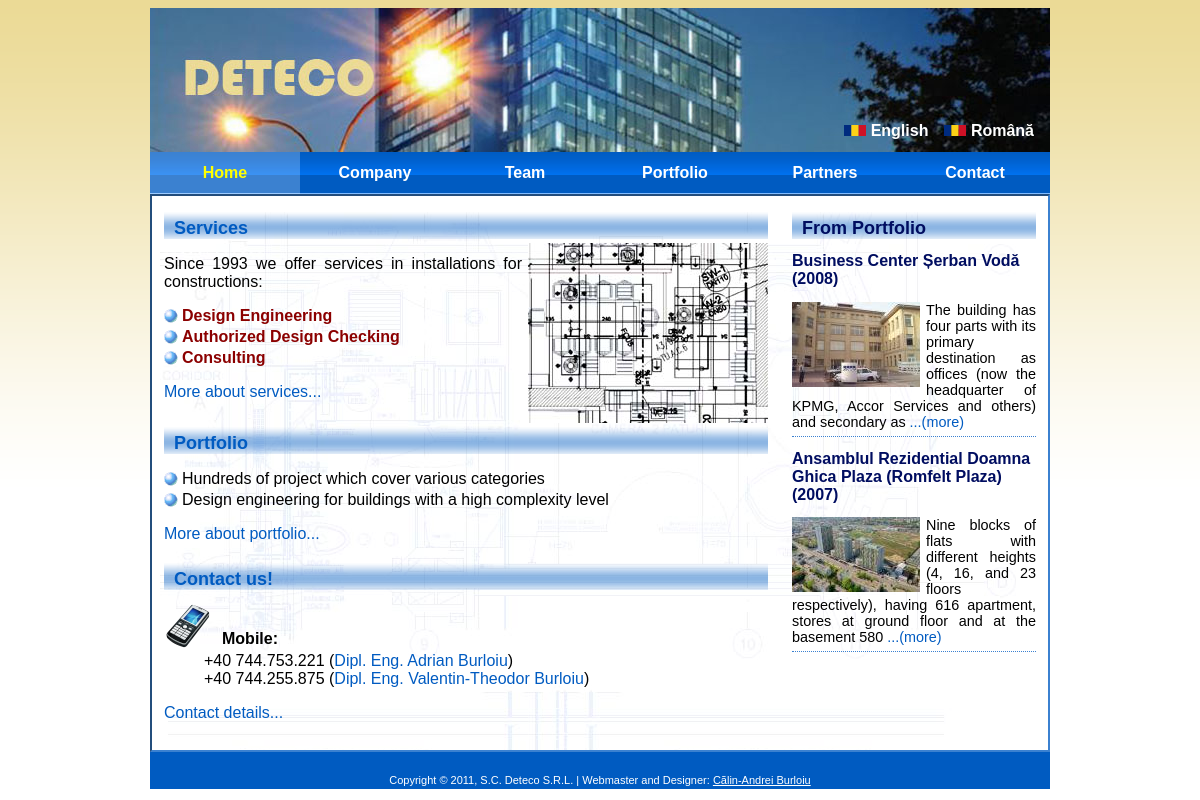
Page /en/home on the committed database.
### tables this page shows
CREATE TABLE `languages` (
  `code` varchar(8) NOT NULL,
  `name` varchar(32) NOT NULL,
  `image` varchar(64) default NULL,
  PRIMARY KEY  (`code`)
);

CREATE TABLE `portfolio` (
  `id` int(11) NOT NULL auto_increment,
  `name` varchar(128) NOT NULL,
  `category` enum('office','residential','hotel','industrial','commercial','restoration','hospital','other') NOT NULL,
  `tags` varchar(64) NOT NULL,
  `address` varchar(512) NOT NULL,
  `developer` varchar(128) NOT NULL,
  `chief_architect` varchar(128) NOT NULL,
  `whole_area` int(11) default NULL,
  `height` varchar(128) NOT NULL,
  `phase` varchar(128) NOT NULL,
  `year_begin` year(4) default NULL,
  `year_end` year(4) default NULL,
  `description` text NOT NULL,
  `images` varchar(512) NOT NULL,
  PRIMARY KEY  (`id`)
);

### index.php (called while the page is built, shortened)
<?php
require('ArticlePage.class.php');
$page = new ArticlePage("home");
$page->addScript('imageSlideshow.js');
$page->appendHeader();
$page->appendBody();
$page->appendFooter();
$page->display();
?>

### ArticlePage.class.php (called while the page is built, shortened)
<?php
require('Page.class.php');
class ArticlePage extends Page
{
	public function __construct($name)
	{
		$this->name = $name;
		$this->dbContent = new Content('article');
		$this->lang = $this->dbContent->getCrtLanguage();
	}
}
?>

### SingletonDB.class.php (called while the page is built, shortened)
<?php
class SingletonDB
{
	private static $connection;
	public static function connect()
	{
		if(!isset(self::$connection))
		{
			self::$connection = new mysqli(ADDRESS, USERNAME, PASSWORD, DATABASE);
		}
		return self::$connection;
	}
}
?>

### Content.class.php (called while the page is built, shortened)
<?php
require_once('util.inc.php');
class Content
{
	protected $db;
	protected $languages;
	protected $content;
	protected $lang;
	public function __construct($namespace)
	{
		try {
			$this->db = SingletonDB::connect();
			if( !($result = $this->db->query("SELECT * FROM `languages`")) )
				throw new DBException('query');
			while($row = $result->fetch_assoc())
			{
				$this->languages[$row['code']]['name'] = $row['name'];
				$this->languages[$row['code']]['img'] = $row['image'];
			}
			if(isset($_GET['lang']))
			{
				$lang = $this->processLangCode($_GET['lang']);
				$this->lang = $lang;
			}
			if( !($result = $this->db->query("SELECT * FROM `content` WHERE namespace = 'common' OR namespace = '"
					. $this->db->escape_string($namespace) . "'")) )
				throw new DBException('query');
			while($row = $result->fetch_assoc())
			{
				$this->content[$row['name']] = json_decode($row['value'], true);
			}
		}
		catch(DBException $e) {
			echo $e->errorMessage();
			die();
		}
	}
	public function processLangCode($lang)
	{
		$lang = strtolower($lang);
		if(isset($this->languages[$lang]))
			return $lang;
		else
			return DEFAULT_LANG;
	}
	public function getLanguages()
	{
		return $this->languages;
	}
	public function getCrtLanguage()
	{
		return $this->lang;
	}
	public function __get($name)
	{
		if(isset($this->content[$name]))
			return $this->content[$name][$this->lang];
		else
			return null;
	}
	public function matchLanguage()
	{
		$pattern = '/^(?P<primarytag>[a-zA-Z]{2,8})'.
    '(?:-(?P<subtag>[a-zA-Z]{2,8}))?(?:(?:;q=)'.
    '(?P<quantifier>\d\.\d))?$/';
		foreach (explode(',', $_SERVER['HTTP_ACCEPT_LANGUAGE']) as $lang)
		{
			$splits = array();
			if (preg_match($pattern, $lang, $splits))
			{
				$language = $splits['primarytag'];
				if(isset($this->languages[$language]))
					return $language;
			}
			else
				return 'en';
		}
		return 'en';
	}
	public function getPortfolioAds()
	{
		$portfolio = null;
		$query = "SELECT id, name, tags, year_begin, description, images FROM `portfolio` ORDER BY RAND() LIMIT "
			. P_ADS_COUNT;
		$result = $this->db->query($query);
		while($row = $result->fetch_assoc())
		{
			$portfolio[$row['id']]['name'] = $row['name'];
			$portfolio[$row['id']]['tags'] = $row['tags'];
			$portfolio[$row['id']]['year_begin'] = $row['year_begin'];
			$images = json_decode($row['images'], true);
			if(!$images)
				$portfolio[$row['id']]['image'] = null;
			else
				$portfolio[$row['id']]['image'] = getThumbFileName($images[0]);
			$descriptions = json_decode($row['description'], true);
			$portfolio[$row['id']]['description'] = $descriptions[$this->lang];
		}
		return $portfolio;
	}
}

### util.inc.php (called while the page is built, shortened)
<?php
function makeURLSegm($lang, $page, $params = array())
{
	$url = "/$lang/$page";
	if (count($params) > 0)
	{
		foreach ($params as $param)
			$url .= "/$param";
	}
	return $url;
}
function getProjectURL($id, $tags)
{
	return "project/$id/$tags";
}
function getThumbFileName($img)
{
	$ext = strrchr($img, '.');
	$basename = substr($img, 0, strpos($img, $ext));
	$thumb = "${basename}_thumb${ext}";
	return $thumb;
}

### PortfolioAdsModule.class.php (the view, shortened to what this page needs)
<?php
require_once('Content.class.php');
require_once('util.inc.php');
class PortfolioAdsModule implements Module
{
	protected $dbContent;
	public function __construct($dbContent)
	{
		$this->dbContent = $dbContent;
	}
	public function getAdsContent()
	{
		$content = '';
		$ads = $this->dbContent->getPortfolioAds();
		foreach($ads as $id => $value)
		{
			$href = makeURLSegm($this->dbContent->getCrtLanguage(), getProjectURL($id, $value['tags']));
			$more = false;
			$content .= '<div class="ad">';
			$content .= '<a href="'. $href. '"><h2>'. $value['name']. ' ('. $value['year_begin']
				. ')</h2></a>';
			if($value['image'])
				$content .= '<a href="'. $href. '"><img class="floating-pic" src="/images/portfolio/'
					. $value['image']. '" /></a>';
			$descr = $value['description'];
			if(strlen($descr) > MAX_DESCR_LEN)
			{
				$descr = substr($descr, 0, MAX_DESCR_LEN);
				$descr = substr($descr, 0, strrpos($descr, ' '));
				$more = true;
			}
			$content .= $descr;
			if($more)
				$content .= ' <a href="'. $href. '">...('. $this->dbContent->link_more. ')</a>';
			$content .= '<div style="clear: both"></div>';
			$content .= '</div>';
		}
		return $content;
	}
	public function getContent()
	{
		$content = "";
		$content .= '<h1>'. $this->dbContent->header_from_portfolio. '</h1>'
			. '<div id="portfolio-ads">';
		$content .= $this->getAdsContent();
		$content .= '</div><script type="text/javascript"> setTimeout("retrievePortfolioAds()", 30000); </script>';
		return $content;
	}
}
?>

### Page.class.php (shortened to what this page needs)
<?php
require_once('PortfolioAdsModule.class.php');
require_once('Content.class.php');
require_once('util.inc.php');
class Page
{
	protected $title = "Page";
	protected $name = "page";
	protected $content = "";
	protected $dbContent;
	protected $lang;
	protected $description;
	protected $styles;
	public function __construct()
	{
		$this->styles = array("main.css");
	}
	public function getLanguageURL($langCode)
	{
		return "/$langCode". strstr(substr($_SERVER['REQUEST_URI'], 1), '/');
	}
	public function append($str)
	{
		$this->content .= $str;
	}
	public function appendLanguageLinks()
	{
		$this->content .= '
		<ul id="languages">';
      	foreach($this->dbContent->getLanguages() as $key => $value)
      	{
			$url = $this->getLanguageURL($key);
			$this->content .= '<li><a href="'
				. $url. '"><img src="/images/img_trans.gif" style="'
				. 'background: url(/images/flags.png) 0 '
				. (-12 * $value['img']). 'px no-repeat; '
				. 'width: 22px; height: 11px;" /> '. $value['name']. '</a></li>';
      	}
		$this->content .= '
		</ul>';
	}
	public function appendHeader()
	{
		$this->content .= '
	<div id="header">';
		$this->content .= '
		<ul id="menu">
			<li><a href="'. makeURLSegm($this->lang, 'home'). '"' . ($this->name == 'home' ? ' class="but_pressed"' : '') .
				'>' . $this->dbContent->menu_home . '</a></li>
			<li><a href="'. makeURLSegm($this->lang, 'company'). '"' . ($this->name == 'company' ? ' class="but_pressed"' : '') .
				'>' . $this->dbContent->menu_company . '</a></li>
			<li><a href="'. makeURLSegm($this->lang, 'team'). '"' . ($this->name == 'team' ? ' class="but_pressed"' : '') .
				'>' . $this->dbContent->menu_team . '</a></li>
			<li><a href="'. makeURLSegm($this->lang, 'portfolio', array('office', 0)). '"' . ($this->name == 'portfolio' ? ' class="but_pressed"' : '') .
				'>' . $this->dbContent->menu_portfolio . '</a></li>
			<li><a href="'. makeURLSegm($this->lang, 'partners'). '"' . ($this->name == 'partners' ? ' class="but_pressed"' : '') .
				'>' . $this->dbContent->menu_partners . '</a></li>
			<li><a href="'. makeURLSegm($this->lang, 'contact'). '"' . ($this->name == 'contact' ? ' class="but_pressed"' : '') .
				'>' . $this->dbContent->menu_contact . '</a></li>
		</ul>';
		$this->appendLanguageLinks();
		$this->content .= '
	</div>';
	}
	public function appendSide()
	{
		$modPA = new PortfolioAdsModule($this->dbContent);
		$this->append($modPA->getContent());
	}
	public function appendBody()
	{
		$this->appendSide();
	}
	public function appendFooter()
	{
		$this->content .= '
	<div id="footer"><p><ul>';
		if ($this->dbContent->getProjectsCount('office'))
			$this->content .= '<li><a href="'
				. makeURLSegm($this->lang, 'portfolio', array('office', 0)). '">'
				. $this->dbContent->project_category_office. '</a></li>';
		if ($this->dbContent->getProjectsCount('residential'))
			$this->content .= '<li><a href="'
				. makeURLSegm($this->lang, 'portfolio', array('residential', 0)). '">'
				. $this->dbContent->project_category_residential. '</a></li>';
		if ($this->dbContent->getProjectsCount('commercial'))
			$this->content .= '<li><a href="'
				. makeURLSegm($this->lang, 'portfolio', array('commercial', 0)). '">'
				. $this->dbContent->project_category_commercial. '</a></li>';
		$this->content .= '</ul></p><p>Copyright &copy; 2011, S.C. Deteco S.R.L. | Webmaster and Designer: <a href="'. makeURLSegm($this->lang, 'contact'). '#calin-burloiu">Cãlin-Andrei Burloiu</a></p>
	</div>';
	}
	public function getCss()
	{
		$content = '';
		foreach($this->styles as $style)
			$content .= '<link href="/css/'. $style . '" rel="stylesheet" type="text/css" />';
		return $content;
	}
	public function display()
	{
		echo '<!DOCTYPE html PUBLIC "-//W3C//DTD XHTML 1.0 Strict//EN" "http://www.w3.org/TR/xhtml1/DTD/xhtml1-strict.dtd">
<html xmlns="http://www.w3.org/1999/xhtml">
<head>
<meta http-equiv="content-type" content="text/html; charset=utf-8" />
<title>' . $this->title . '</title>
<meta name="keywords" content="deteco,design,engineering,installations,constructions,buildings,sanitary,fire,detection,fighting,ventilation,electrical" />
<meta name="description" content="'. $this->description .'" />';
		echo $this->getCss();
		echo '</head>
<body>
';
		$this->content = '<div id="main_bg"><div id="main">' . $this->content . '</div></div>';
		echo $this->content;
		echo '</body></html>';
	}
}

### css/main.css (style rules this page uses)
a:link img { border-style: none; }
.content ul { list-style-type: none; list-style-position: inside; margin: 0px; padding: 0px; }
.content li { background: url(/images/text_bullet.png) 0px 2px no-repeat; margin-top: 3px; margin-bottom: 3px; padding-left: 18px; }
.content dl { list-style-type: none; margin: 0px; padding: 0px; }
.content dt { background: url(/images/text_bullet.png) 0px 2px no-repeat; padding-left: 18px; margin-top: 12px; }
dt.dt-48 { padding-left: 58px; padding-top: 28px; margin-bottom: 4px; font-weight: bold; }
dt.dt-mob { background: url(/images/contact_icons.png) 0px 0px no-repeat; background-position: -10px -214px; }
.content h1 { font-size:18px; font-weight: bold; color: #000D60; text-align: left; margin: 0px; padding: 10px 0px 0px 10px; background: url(/images/title.png) top repeat-x; clear: both; }
.content a:link { color: rgb(0,91,193); text-decoration: none; }
.content strong { font-weight: bold; color: DarkRed; }
.side h1 { font-size:18px; font-weight: bold; color: #000D60; text-align: left; margin: 0px; padding: 10px 0px 0px 10px; background: url(/images/title.png) top repeat-x; }
.side h2 { font-size:16px; font-weight: bold; color: #000D60; text-align: left; clear: left; }
.side a:link { color: rgb(0,91,193); text-decoration: none; }
.floating-pic { float: left; margin-right: 6px; }
.right-floating-pic { float: right; margin-top: 4px; margin-left: 6px; }
.ad { padding-bottom: 6px; border-bottom: 1px dotted rgb(59,129,208); margin-bottom: 6px; }
body { background: url(/images/bg.gif) top repeat-x; font-family: Arial, Helvetica, sans-serif; }
#main { width: 900px; margin: 0px auto; }
#header { color:white; background: #bbbbbb url('/images/header_picture.jpg') no-repeat right top; height: 186px; position: relative; clear: both; }
#body { width: 896px; background: #FFFFFF url(/images/bg_body.jpg) 0px 0px no-repeat; border: 2px inset rgb(59,129,208); display: block; }
.content { float:left; width: 604px; margin: 12px; text-align: justify; }
.side { float: right; width: 244px; margin: 12px; text-align:justify; font-size: 0.9em; }
#footer { font-size: 11px; color: #ffffff; line-height: 100%; text-align: center; background: rgb(0,91,193); clear: both; }
#footer p { padding-top: 3px; line-height: 150%; margin: 0px; }
#footer a { color: white; text-decoration: underline; }
#footer ul { display: inline; list-style-type:none; margin:0; padding:0; }
#menu { list-style-type: none; margin: 0; padding: 0; overflow: hidden; position: absolute; bottom: 0px; }
#menu > li { float:left; padding-left: 0px; }
#menu > li > a:link, #menu > li > a:visited { display: block; background: rgb(0,91,193) url(/images/but_states.gif) top repeat-x; background-position: 0 0; color: #FFFFFF; font-weight: bold; text-align:center; text-decoration: none; padding-top: 12px; width: 150px; height: 30px; }
#menu > li > a.but_pressed { background: rgb(59,129,208) url(/images/but_states.gif) top repeat-x; background-position: 0 -86px; color: #FFFF00; }
#languages { list-style-type: none; margin: 0; padding: 0; position: absolute; right: 16px; bottom: 54px; }
#languages > li { float: right; margin-left: 16px; }
#languages > li > a:link, #languages > li > a:visited { display: block; color: #FFFFFF; font-weight: bold; text-decoration: none; }

### rows in the picture
languages: name "Română"
languages: name "English"
portfolio: name "Business Center Șerban Vodă", year_begin "2008", shows a picture, value "The building has four parts with its primary destination as offices (now the headquarter of KPMG, Accor Services and others) and secondary as"
portfolio: name "Ansamblul Rezidential Doamna Ghica Plaza (Romfelt Plaza)", year_begin "2007", shows a picture, value "Nine blocks of flats with different heights (4, 16, and 23 floors respectively), having 616 apartment, stores at ground floor and at the basement 580"

### other values in the picture
$this->dbContent->menu_home "Home"
$this->dbContent->menu_company "Company"
$this->dbContent->menu_team "Team"
$this->dbContent->menu_portfolio "Portfolio"
$this->dbContent->menu_partners "Partners"
$this->dbContent->menu_contact "Contact"
$this->dbContent->header_from_portfolio "From Portfolio"
